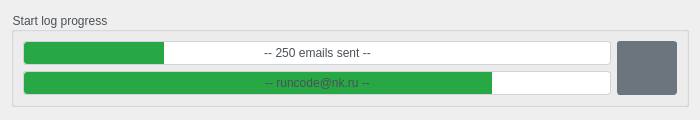
<?xml version="1.0" encoding="UTF-8"?>
<ui version="4.0">
 <class>Dialog</class>
 <widget class="QDialog" name="Dialog">
  <property name="geometry">
   <rect>
    <x>0</x>
    <y>0</y>
    <width>700</width>
    <height>120</height>
   </rect>
  </property>
  <property name="sizePolicy">
   <sizepolicy hsizetype="Fixed" vsizetype="Fixed">
    <horstretch>0</horstretch>
    <verstretch>0</verstretch>
   </sizepolicy>
  </property>
  <property name="minimumSize">
   <size>
    <width>700</width>
    <height>120</height>
   </size>
  </property>
  <property name="maximumSize">
   <size>
    <width>700</width>
    <height>120</height>
   </size>
  </property>
  <property name="windowTitle">
   <string>Start mailing list progress</string>
  </property>
  <property name="windowIcon">
   <iconset>
    <normaloff>../icons/paper_plane_48px.png</normaloff>../icons/paper_plane_48px.png</iconset>
  </property>
  <property name="styleSheet">
   <string notr="true">QGroupBox {
	color: #495057;
}

QPushButton {
    border: 1px solid #6c757d;
    border-radius: 3px;
	padding: 13px;
	color: #fff;
    background-color: #6c757d;

}

QPushButton:hover {
	background-color:#52595f;
}


QPushButton:checked {
	background-color:#E67E22;
	border-color: #CA6F1F;
}

QProgressBar {
 	border: 1px solid #ced4da;
	border-radius: 3px;
	color: #495057;
}

QProgressBar:chunk {
	background-color: #28a745;
	border-bottom-left-radius: 3px;
	border-top-left-radius: 3px;
	color: #fff;
}</string>
  </property>
  <property name="inputMethodHints">
   <set>Qt::ImhNone</set>
  </property>
  <property name="sizeGripEnabled">
   <bool>false</bool>
  </property>
  <property name="modal">
   <bool>false</bool>
  </property>
  <layout class="QHBoxLayout" name="horizontalLayout">
   <item>
    <widget class="QGroupBox" name="box_logger">
     <property name="sizePolicy">
      <sizepolicy hsizetype="Preferred" vsizetype="Fixed">
       <horstretch>0</horstretch>
       <verstretch>0</verstretch>
      </sizepolicy>
     </property>
     <property name="baseSize">
      <size>
       <width>0</width>
       <height>0</height>
      </size>
     </property>
     <property name="title">
      <string>Start log progress</string>
     </property>
     <layout class="QHBoxLayout" name="horizontalLayout_2">
      <item>
       <layout class="QVBoxLayout" name="verticalLayout">
        <item>
         <widget class="QProgressBar" name="progress_message">
          <property name="maximum">
           <number>100</number>
          </property>
          <property name="value">
           <number>24</number>
          </property>
          <property name="alignment">
           <set>Qt::AlignCenter</set>
          </property>
          <property name="format">
           <string>-- 250 emails sent --</string>
          </property>
         </widget>
        </item>
        <item>
         <widget class="QProgressBar" name="progress_email">
          <property name="sizePolicy">
           <sizepolicy hsizetype="Expanding" vsizetype="Fixed">
            <horstretch>0</horstretch>
            <verstretch>0</verstretch>
           </sizepolicy>
          </property>
          <property name="baseSize">
           <size>
            <width>0</width>
            <height>0</height>
           </size>
          </property>
          <property name="value">
           <number>80</number>
          </property>
          <property name="alignment">
           <set>Qt::AlignCenter</set>
          </property>
          <property name="format">
           <string>-- runcode@nk.ru --</string>
          </property>
         </widget>
        </item>
       </layout>
      </item>
      <item>
       <widget class="QPushButton" name="btn_start">
        <property name="sizePolicy">
         <sizepolicy hsizetype="Preferred" vsizetype="Preferred">
          <horstretch>0</horstretch>
          <verstretch>0</verstretch>
         </sizepolicy>
        </property>
        <property name="minimumSize">
         <size>
          <width>0</width>
          <height>0</height>
         </size>
        </property>
        <property name="cursor">
         <cursorShape>PointingHandCursor</cursorShape>
        </property>
        <property name="text">
         <string/>
        </property>
        <property name="icon">
         <iconset>
          <normaloff>../icons/start.png</normaloff>
          <activeon>../icons/stop.png</activeon>../icons/start.png</iconset>
        </property>
        <property name="iconSize">
         <size>
          <width>24</width>
          <height>24</height>
         </size>
        </property>
        <property name="checkable">
         <bool>true</bool>
        </property>
       </widget>
      </item>
     </layout>
    </widget>
   </item>
  </layout>
 </widget>
 <resources/>
 <connections/>
</ui>
